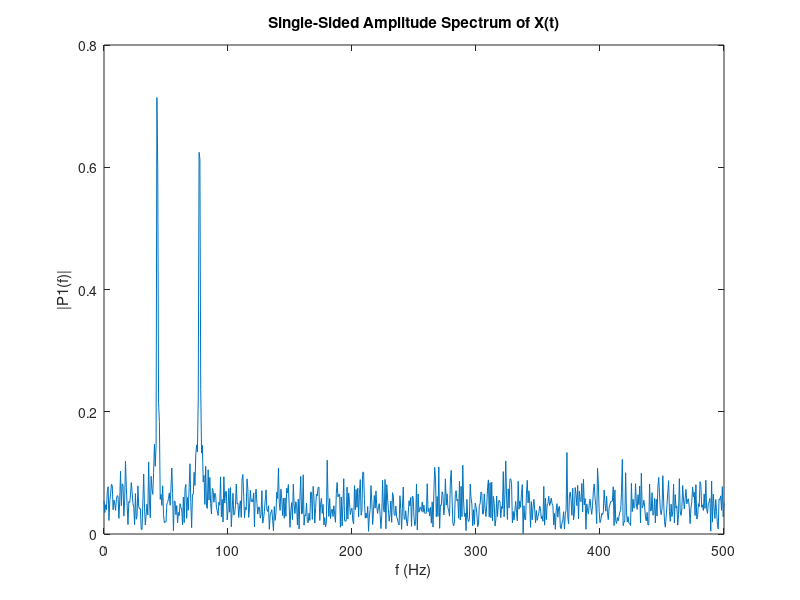

Source code (MATLAB):
clc;
clear all;
close all;

Fs = 1e3;            % Sampling frequency                    
T = 1/Fs;             % Sampling period       
L = 1500;             % Length of signal i.e. 1.5 secs
t = (0:L-1)*T;        % Time vector

%% TODO: Form a signal containing a 77 Hz sinusoid of amplitude 0.7 and a
        % 43Hz sinusoid of amplitude 2.
        % signal = A*cos(2*pi*f*t)
S = 2*cos(2*pi*77*t) +  2*cos(2*pi*43*t);

% Corrupt the signal with noise 
X = S + 2*randn(size(t));

% Plot the noisy signal in the time domain. It is difficult to identify the 
    %frequency components by looking at the signal X(t). 
plot(1000*t(1:50) ,X(1:50))
title('Signal Corrupted with Zero-Mean Random Noise')
xlabel('t (milliseconds)')
ylabel('X(t)')

%% TODO : Compute the Fourier transform of the signal. 
            %signal_fft = fft(signal,N);
S_fft = fft(X);

%% TODO : Compute the two-sided spectrum P2. Then compute the single-sided 
            %spectrum P1 based on P2 and the even-valued signal length L.
P2 = abs(S_fft/L);
P1 = P2(1:L/2+1);

%% Plotting
f = Fs*(0:(L/2))/L;
plot(f,P1) 
title('Single-Sided Amplitude Spectrum of X(t)')
xlabel('f (Hz)')
ylabel('|P1(f)|')
